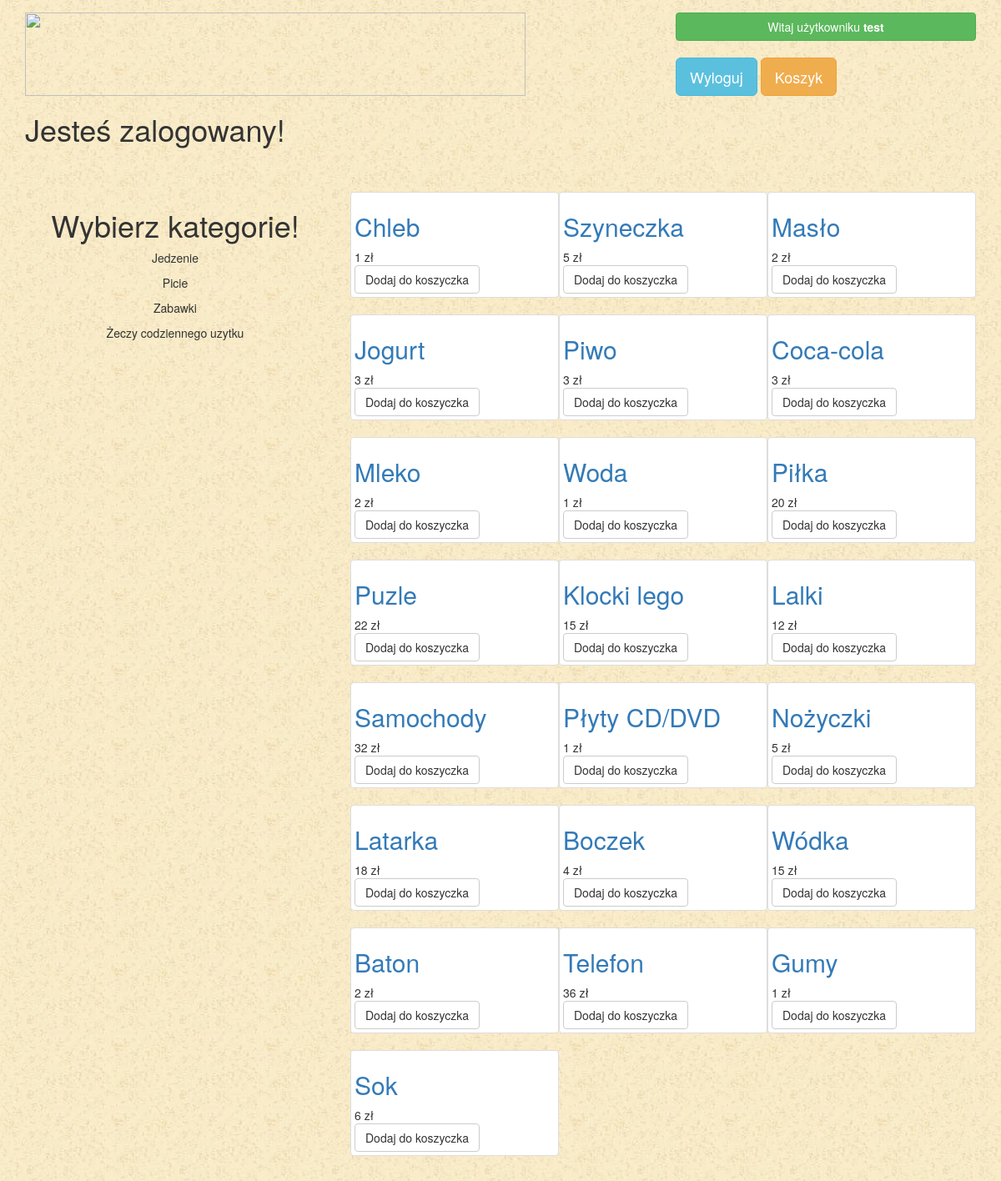
The app's page /zalogowany.php (signed in) with its own data.
### tables this page shows
CREATE TABLE IF NOT EXISTS `magazyn` (
  `id_produktu` int(11) NOT NULL,
  `nazwa` text NOT NULL,
  `cena` double NOT NULL,
  `obrazek` text NOT NULL,
  `ilosc` int(11) NOT NULL,
  `opis` text NOT NULL,
  `kategoria` int(11) NOT NULL
);

### zalogowany.php (the view, shortened to what this page needs)
<?php
include ("naglowek.php");
?>
<h1>Jesteś zalogowany!</h1>
<html>
    <body>
    </div>
  <div class="odstep"></div>
  <div class="odstep"></div>
  <div class="odstep"></div>
    <div class="container">
      <div class="row">
        <div class="col-md-4">
          <h1 class="text-center">Wybierz kategorie!</h1>
          <p class="text-center">Jedzenie</p>
          <p class="text-center">Picie</p>
          <p class="text-center">Zabawki</p>
          <p class="text-center">Żeczy codziennego uzytku</p>
        </div>
        <div class="col-md-8">
         <?php
         $wynik = mysql_query("SELECT * FROM magazyn")
or die('Błąd zapytania');
         while($r = mysql_fetch_assoc($wynik))
      {
         echo '<div class="col-md-4 thumbnail">';
         echo "<h2><a href='dany_produkt.php?id={$r['id_produktu']}'>{$r['nazwa']}</a></h2>";
         echo "{$r['cena']} zł<br>";
         echo "<a class='btn btn-default' href='koszykarz.php?id={$r['id_produktu']}'>Dodaj do koszyczka</a>";
         echo '</div>';
         }
         ?>
        </div>
      </div>
    </div>
  </body>
</html>

### naglowek.php (style rules this page uses)
body { background-image: url("../zdjecia/tlo.jpg"); }
.odstep { height: 15px; }

### records on screen
magazyn: nazwa "Chleb", cena "1"
magazyn: nazwa "Szyneczka", cena "5"
magazyn: nazwa "Masło", cena "2"
magazyn: nazwa "Jogurt", cena "3"
magazyn: nazwa "Piwo", cena "3"
magazyn: nazwa "Coca-cola", cena "3"
magazyn: nazwa "Mleko", cena "2"
magazyn: nazwa "Woda", cena "1"
magazyn: nazwa "Piłka", cena "20"
magazyn: nazwa "Puzle", cena "22"
magazyn: nazwa "Klocki lego", cena "15"
magazyn: nazwa "Lalki", cena "12"
magazyn: nazwa "Samochody", cena "32"
magazyn: nazwa "Płyty CD/DVD", cena "1"
magazyn: nazwa "Nożyczki", cena "5"
magazyn: nazwa "Latarka", cena "18"
magazyn: nazwa "Boczek", cena "4"
magazyn: nazwa "Wódka", cena "15"
magazyn: nazwa "Baton", cena "2"
magazyn: nazwa "Telefon", cena "36"
magazyn: nazwa "Gumy", cena "1"
magazyn: nazwa "Sok", cena "6"

### other values on screen
$_SESSION['login'] "test"
